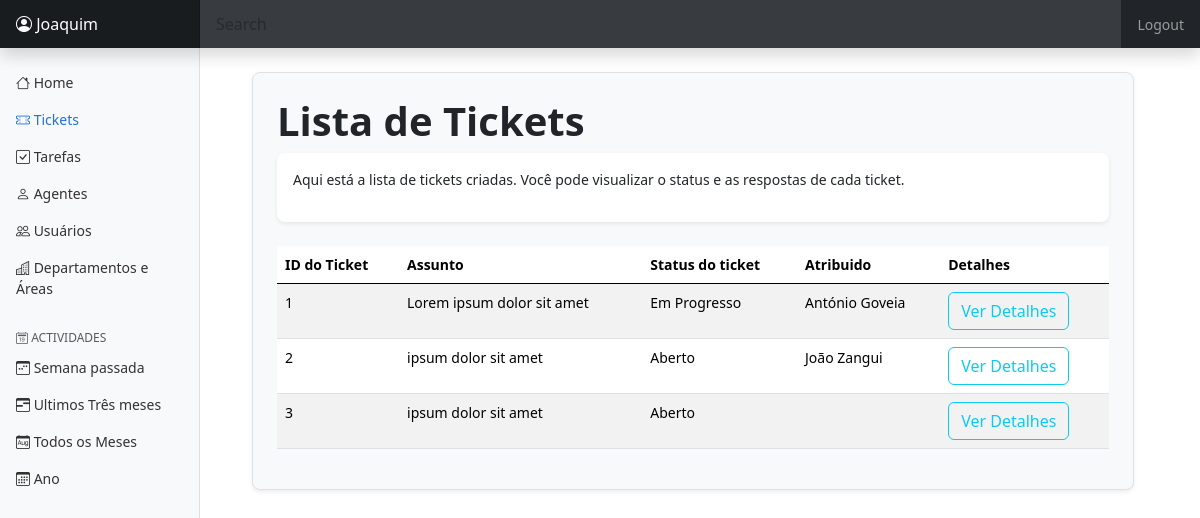
/ticket_list/ (signed in), run on the app's committed database.
### helpdesk/models.py (models this page shows, shortened)
class Ticket(models.Model):
    user = models.ForeignKey(User, on_delete=models.CASCADE)
    help_topic = models.ForeignKey(HelpTopic, on_delete=models.CASCADE)  # e.g., billing, technical, general inquiry
    issue_summary = models.CharField(max_length=200)
    description = models.TextField()
    priority = models.CharField(max_length=20, choices=[
        ('low', 'Low'),
        ('medium', 'Medium'),
        ('high', 'High'),
        ('urgent', 'Urgent')
    ], default='medium') # essa prioridade do ticket vai ser preenchida de forma com signals
    assigned_to = models.ForeignKey(Agents, null=True, blank=True, related_name='assigned_tickets', on_delete=models.SET_NULL)  # User assigned to resolve the ticket
    created_at = models.DateTimeField(default=timezone.now)
    updated_at = models.DateTimeField(default=timezone.now)
    due_date = models.DateTimeField(null=True, blank=True)  # Optional due date for resolution
    status = models.CharField(max_length=20, choices=[
        ('aberto', 'Aberto'),
        ('em_progresso', 'Em Progresso'),
        ('fechado', 'Fechado')
    ], default='open')  # e.g., open, in_progress, closed
    class Meta:
        verbose_name_plural = "Tickets" # Plural name for the model in admin interface

### users/models.py (models this page shows, shortened)
class Agents(models.Model):
    user = models.OneToOneField(User, on_delete=models.CASCADE, related_name='agent')
    privilege_level = models.CharField(max_length=20, choices=[
        ('admin', 'Admin'),
        ('agente', 'Agente'),
        ('suporte', 'Suporte'),
    ], default='user', help_text=_("Select the privilege level for the agent."))  # Example field for privilege level
    class Meta:
        verbose_name = _('Agent')
        verbose_name_plural = _('Agents')
        ordering = ['user__username']

### helpdesk/views.py (the view)
# urls.py: path('ticket_list/', views.ticket_list, name='ticket_list'),
@login_required
def ticket_list(request):
    user_is_staff_member = Agents.objects.filter(user=request.user).values_list('privilege_level', flat=True)
    print(user_is_staff_member)
    if user_is_staff_member[0] == 'admin':
        tickets = Ticket.objects.all()
    else:
        tickets = Ticket.objects.filter(assigned_to=request.user.agent)  # Assuming the user is logged in and has a related Ticket object
    return render(request, 'helpdesk/ticket_list.html', {'tickets': tickets})

### helpdesk/templates/helpdesk/ticket_list.html
{% extends "helpdesk/base.html" %}
{% block main_content %}
    <div class="container p-4 border border-1 rounded-3 shadow-sm bg-light">
        <h1 class="fw-bold">Lista de Tickets</h1>
        <div class="container-fluid bg-white p-3 rounded-3 shadow-sm mb-4">
            <p>
                Aqui está a lista de tickets criadas. Você pode visualizar o status e as respostas de cada ticket.
            </p>
        </div>
        <table class="table table-striped">
            <thead>
                <tr>
                    <th>ID do Ticket</th>
                    <th>Assunto</th>
                    <th>Status do ticket</th>
                    <th>Atribuido</th>
                    <th>Detalhes</th>
                </tr>
            </thead>
            <tbody>
                {% for ticket in tickets %}
                    <tr>
                        <td>{{ ticket.id }}</td>
                        <td>{{ ticket.issue_summary }}</td>
                        <td>{{ ticket.status }}</td>
                        <td>{{ ticket.assigned_to.user.first_name }} {{ ticket.assigned_to.user.last_name }}</td>
                        <td><a href="{% url 'ticket_detail' ticket.id %}" class="btn btn-outline-info">Ver Detalhes</a></td>
                    </tr>
                {% empty %}
                    <tr class="text-center">
                        <td colspan="5">Nenhum ticket encontrado.</td>
                    </tr>
                {% endfor %}
            </tbody>
        </table>
    </div>
{% endblock %}

### helpdesk/templates/helpdesk/base.html (shortened to what this page needs)
{% load static %}
<!DOCTYPE html>
<html lang="pt-pt">
<head>
    <link href="{% static 'helpdesk/css/bootstrap.min.css' %}" rel="stylesheet">
    <link href="https://cdn.jsdelivr.net/npm/bootstrap@5.3.3/dist/css/bootstrap.min.css" rel="stylesheet">
    <link rel="stylesheet" href="https://cdn.jsdelivr.net/npm/bootstrap-icons@1.11.3/font/bootstrap-icons.min.css">
    <link href="{% static 'helpdesk/css/sidebar_style.css' %}" rel="stylesheet">
</head>
<body>
    <header class="navbar navbar-dark sticky-top bg-dark flex-md-nowrap p-0 shadow">
        {% if user.is_authenticated %}
            <a class="navbar-brand col-md-3 col-lg-2 me-0 px-3" href="{% url 'index' %}" title="{{user.username}}"><i class="bi bi-person-circle"></i> {{user.username|truncatechars:13}}</a>
        {% else %}
            <a class="navbar-brand col-md-3 col-lg-2 me-0 px-3" href="{% url 'index' %}">Central de Suporte</a>
        {% endif %}
        <input class="form-control form-control-dark w-100" type="text" placeholder="Search" aria-label="Search">
        <div class="navbar-nav">
            <div class="nav-item text-nowrap btn-group" role="group">
                {% if user.is_authenticated %}
                    <form action="{% url 'logout' %}" method="post">
                        <button type="submit" class="nav-link px-3">Logout</button>
                    </form>
                {% else %}
                    <a href="{% url 'user_registration' %}" class="nav-link px-3">Registro</a>
                    <a href="{% url 'login' %}" class="nav-link px-3 text-primary fw-bold">Login</a>
                {% endif %}
            </div>
        </div>
    </header>
    <div class="container">
        <div class="row">
            <nav id="sidebarMenu" class="col-md-3 col-lg-2 d-md-block bg-light sidebar collapse">
            <div class="position-sticky pt-3">
                <ul class="nav sidebar-ul flex-column">
                    {% if user.agent.privilege_level == 'admin' or user.agent.privilege_level == 'suporte' or user.agent.privilege_level == 'agente' %}
                        <li class="nav-item">
                            <a class="nav-link sidebar-item-link" aria-current="page" href="{% url 'admin_page' %}">
                                <i class="bi bi-house"></i> Home
                            </a>
                        </li>
                        <li class="nav-item">
                            <a class="nav-link sidebar-item-link" href="{% url 'ticket_list' %}">
                                <i class="bi bi-ticket-perforated"></i>
                                Tickets
                            </a>
                        </li>
                        <li class="nav-item">
                            <a class="nav-link sidebar-item-link" href="#">
                                <i class="bi bi-check-square"></i>
                                Tarefas
                            </a>
                        </li>
                        {% if user.agent.privilege_level == 'admin' %}
                            <li class="nav-item">
                                <a class="nav-link sidebar-item-link" href="{% url 'agent_list' %}">
                                    <i class="bi bi-person"></i>
                                    Agentes
                                </a>
                            </li>
                        {% endif %}
                        <li class="nav-item">
                            <a class="nav-link sidebar-item-link" href="#">
                                <i class="bi bi-people"></i>
                                Usuários
                            </a>
                        </li>
                        <li class="nav-item">
                            <a class="nav-link sidebar-item-link" href="#">
                                <i class="bi bi-buildings"></i>
                                Departamentos e Áreas
                            </a>
                        </li>
                    {% endif %}
                </ul>
                {% if user.agent.privilege_level == 'admin' or user.agent.privilege_level == 'suporte' or user.agent.privilege_level == 'agente' %}
                    <h6 class="sidebar-heading d-flex justify-content-between align-items-center px-3 mt-4 mb-1 text-muted">
                    <span><i class="bi bi-calendar2-date"></i> Actividades</span>
                    </h6>
                    <ul class="nav flex-column mb-2">
                        <li class="nav-item">
                            <a class="nav-link sidebar-item-link" href="#">
                                <i class="bi bi-calendar3-week"></i>
                                Semana passada
                            </a>
                        </li>
                        <li class="nav-item">
                            <a class="nav-link sidebar-item-link" href="#">
                                <i class="bi bi-calendar3-range"></i>
                                Ultimos Três meses
                            </a>
                        </li>
                        <li class="nav-item">
                            <a class="nav-link sidebar-item-link" href="#">
                                <i class="bi bi-calendar-month"></i>
                                Todos os Meses
                            </a>
                        </li>
                        <li class="nav-item">
                            <a class="nav-link sidebar-item-link" href="#">
                                <i class="bi bi-calendar3"></i>
                                Ano
                            </a>
                        </li>
                    </ul>
                {% endif %}
            </div>
            </nav>
        </div>
        <main class="col-md-9 ms-sm-auto col-lg-10 py-4 p-md-4">
            {% block main_content %}{% endblock %}
        </main>
    </div>
</body>
</html>

### static/helpdesk/css/sidebar_style.css (style rules this page uses)
body { font-size: .875rem; }
.sidebar { position: fixed; top: 0; bottom: 0; left: 0; padding: 48px 0 0; box-shadow: inset -1px 0 0 rgba(0, 0, 0, .1); }
.sidebar .nav-link { font-weight: 500; color: #333; }
.sidebar .nav-link.active { color: #2470dc; }
.sidebar-heading { font-size: .75rem; text-transform: uppercase; }
.navbar-brand { padding-top: .75rem; padding-bottom: .75rem; font-size: 1rem; background-color: rgba(0, 0, 0, .25); box-shadow: inset -1px 0 0 rgba(0, 0, 0, .25); }
.navbar .form-control { padding: .75rem 1rem; border-width: 0; border-radius: 0; }
.form-control-dark { color: #fff; background-color: rgba(255, 255, 255, .1); border-color: rgba(255, 255, 255, .1); }

### data on the page
Ticket: id "1", issue_summary "Lorem ipsum dolor sit amet", status "Em Progresso", assigned_to.user.first_name "António", assigned_to.user.last_name "Goveia"
Ticket: id "2", issue_summary "ipsum dolor sit amet", status "Aberto", assigned_to.user.first_name "João", assigned_to.user.last_name "Zangui"
Ticket: id "3", issue_summary "ipsum dolor sit amet", status "Aberto"

### other printed values
{{ user.username|truncatechars:13 }} "Joaquim"
